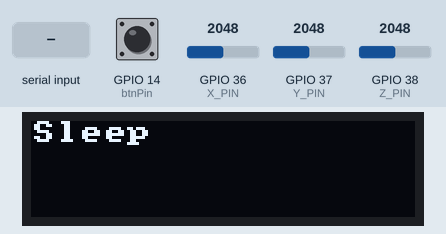
Simulated run of this sketch. Board: ESP32. Shown: 128×32 one-colour display. The test bench sets the inputs (shaded band); at power-on: GPIO 14 (btnPin) HIGH, GPIO 36 (X_PIN) = 2048, GPIO 37 (Y_PIN) = 2048, GPIO 38 (Z_PIN) = 2048. What the sketch prints to the serial monitor is not drawn.

Above: at 1.2 s.
1.3 s: "wearable\n" received over Serial
At 2.0 s:
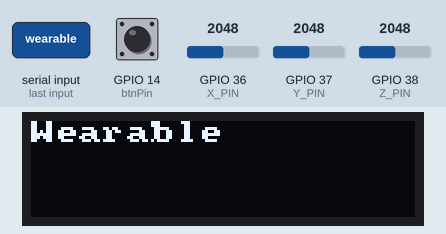
4.3 s: "Count\n" received over Serial
At 6.0 s:
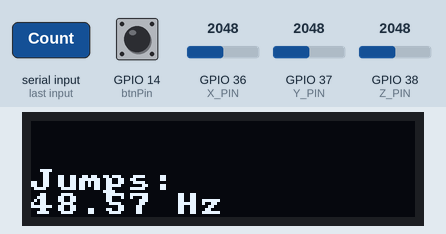
7.3 s: GPIO 14 (btnPin) pulled LOW for 0.15 s
At 8.8 s:
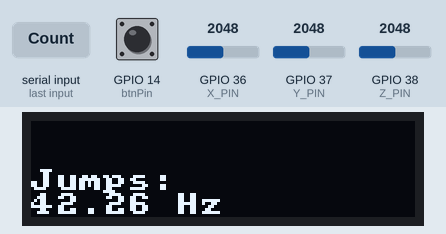
9.2 s: GPIO 14 (btnPin) pulled LOW for 1 s
At 11.8 s:
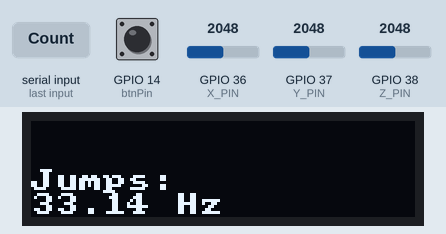
12.3 s: "sleep\n" received over Serial
At 12.7 s:
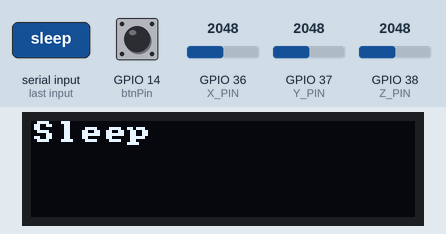
Timing chart, 0 to 14.8 s (numbered marks = the images above; inputs shaded):
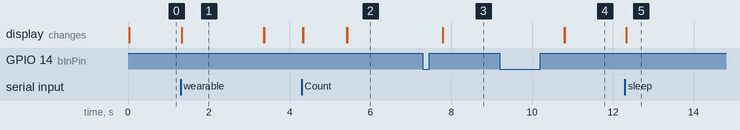

Measured:
- after the input at 1.3 s, the display: first changes at once (image 1 shows a later state)
- after the input at 4.3 s, the display: first changes at once (image 2 shows a later state)
- after the input at 12.3 s, the display: first changes at once (image 5 shows a later state)
- what the display in image 1 shows lasts 2.1 s, from 1.3 s to 3.4 s

The sketch:

Challenge2JumpingJackCounter.ino
```cpp
const int btnPin = 14;

int sampleTime = 0; // Time of last sample (in Sampling tab)
int ax = 0; int ay = 0; int az = 0; // Acceleration (from readAccelSensor())
bool sending;

String dataStore[250][4];
bool collectData = true;
int idxr = 0;

void setup() {
  setupAccelSensor();
  setupCommunication();
  setupDisplay();
  pinMode(btnPin, INPUT_PULLUP);
  sending = false;
  writeDisplay("Sleep", 0, true);
}


void loop() {
  int btnPress = digitalRead(btnPin);
  String command = receiveMessage();

  if (btnPress == LOW) {
    String inputStr = "";
    int i;
    for(i = 0; i < 200; i++){
      inputStr += dataStore[i][0] + "," + dataStore[i][1] + "," + dataStore[i][2] + "," + dataStore[i][3] + ",";
    }
    collectData = false;
    sendMessage(inputStr);
  }
  if (command == "sleep") {
    sending = false;
    writeDisplay("Sleep", 0, true);
  }
  else if (command == "wearable") {
    sending = true;
    collectData = true;
    writeDisplay("Wearable", 0, true);
  } else if (command.substring(0, 5) == "Count") {
    String jump_count = command.substring(5);
    String msg = "Jumps: " + jump_count;
    writeDisplay(msg.c_str(), 2, true);
  }
  if (sending && sampleSensors()) {
    if (collectData && idxr + 1 < 201) {
      dataStore[idxr][0] = String(sampleTime);
      dataStore[idxr][1] = String(ax);
      dataStore[idxr][2] = String(ay);
      dataStore[idxr][3] = String(az);
      idxr += 1;
    }
  }
}
```

Accelerometer.ino
```cpp
// Accelerometer Pins
const int X_PIN = A0;
const int Y_PIN = A1;
const int Z_PIN = A2;

void setupAccelSensor(){
  pinMode(X_PIN, INPUT);
  pinMode(Y_PIN, INPUT);
  pinMode(Z_PIN, INPUT);
}

void readAccelSensor(){
  ax = analogRead(X_PIN);
  ay = analogRead(Y_PIN);
  az = analogRead(Z_PIN);

}
```

Communication.ino
```cpp
/*
 * Precompiler directive elegance: 0 == Serial, 1 == Bluetooth
 */
#define USE_BT 0

/*
 * This block allows us to use "Ser" throughout our codebase.
 * This makes the code to be protocol-agnostic.
 * Whether using Bluetooth or USB Serial, we will reference it as Ser.
 */
#if USE_BT
  #include "BluetoothSerial.h"
  BluetoothSerial BTSerial;     // instantiate a BT object
  #define Ser BTSerial          // substitute Ser for SerialBT
#else
  #define Ser Serial            // substitute Ser for Serial
#endif

/*
 * Initialize the communication protocol (either HW Serial or BT)
 */
void setupCommunication() {
  #if USE_BT
    Ser.begin("testttest"); // any unique name for BT
  #else
    Ser.begin(115200);
  #endif
}


/*
 * Receive a message one character at a time, stopping at a newline ('\n')
 */
String receiveMessage() {
  String message = "";
  if (Ser.available() > 0) {
    while (true) { // loop forever until a newline is seen
      char c = Ser.read();
      if (c != char(-1)) { // if there is a character in the buffer
        if (c == '\n')
          break;
        message += c;
      }
    }
  }
  return message;
}

/*
 * Send a message over the communication protocol
 */
void sendMessage(String message) {
  Ser.println(message);
}
```

Display.ino
```cpp
#include "U8x8lib.h" // library for fast graphics
#include "Wire.h" // library for I2C

//Instantiates OLED object
U8X8_SSD1306_128X32_UNIVISION_HW_I2C oled(U8X8_PIN_NONE);

//sets refresh rate to fps
const int MAX_REFRESH = 500;
unsigned long lastClear = 0;

void setupDisplay() {
  oled.begin();
  oled.setPowerSave(0);
  oled.setFont(u8x8_font_amstrad_cpc_extended_r);
  oled.setCursor(0, 0);
}

void writeDisplay(const char * message, int row, bool erase){
  unsigned long now = millis();
  if(erase && (millis() - lastClear >= MAX_REFRESH)){
    oled.clearDisplay();
    lastClear = now;
  }
  oled.setCursor(0, row);
  oled.print(message);
}

void writeDisplayCSV(String message, int commaCount){
  int startIndex = 0;
  for(int i = 0; i <= commaCount; i++){
    int index = message.indexOf(',', startIndex);
    String subMessage = message.substring(startIndex, index);
    startIndex = index + 1;
    writeDisplay(subMessage.c_str(), i, false);
  }
}
```

Sampling.ino
```cpp
int sampleRate = 50;
unsigned long sampleDelay = 1e6/sampleRate;
unsigned long timeStart = 0;
unsigned long timeEnd = 0;

bool sampleSensors(){
  timeEnd = micros();
  if(timeEnd - timeStart >= sampleDelay) {
    displaySampleRate(timeEnd);
    timeStart = timeEnd;

    // Read the sensors and store their outputs in global variables
    sampleTime = millis();
    readAccelSensor();     // values stored in "ax", "ay", and "az"
    return true;
  }

  return false;
}

void displaySampleRate(unsigned long currentTime){
  int nSamples = 100;
  static int count = 0;
  static unsigned long lastTime = 0;

  count++;
  if(count == nSamples) {
    double avgRate = nSamples * 1e6 / (currentTime - lastTime);
    String message = String(avgRate) + " Hz";
    writeDisplay(message.c_str(), 3, false);

    // reset
    count = 0;
    lastTime = currentTime;

  }
}
```
